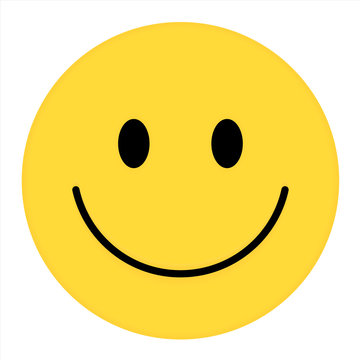
#> input picture image.jpg, 360 x 360 px, found by its file name
$ python process.py
#> lines starting #> are read from the running program, lines starting #| are printed output that depends on the picture; after the words box and inside, x2 and y2 are one past the last pixel; in counts of white or black regions, pixels touching at a corner belong together
import numpy as np
import cv2 as cv
from matplotlib import pyplot as plt

# Read the image and detect edges
image = cv.imread('/images/image.jpg')
#> image is the input picture: shape (360, 360, 3); mean B, G, R 131.9, 224.3, 245.8
gray = cv.cvtColor(image, cv.COLOR_BGR2GRAY)
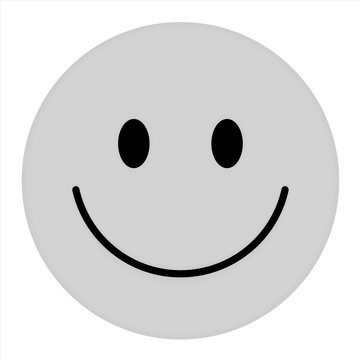
#> gray: shape (360, 360); min 0, max 255, mean 220.3

# Apply Gaussian blur to reduce noise
blurred = cv.GaussianBlur(gray, (5, 5), 0)

# Use adaptive thresholding instead of Canny edge detection
edges = cv.adaptiveThreshold(blurred, 255, cv.ADAPTIVE_THRESH_GAUSSIAN_C, cv.THRESH_BINARY_INV, 11, 9)
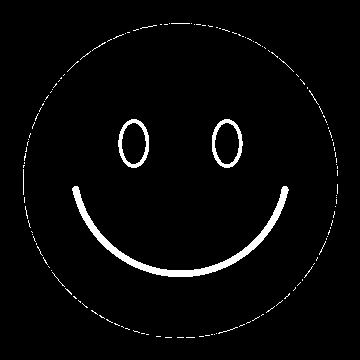
#> edges: shape (360, 360); 2.8% white; 134 white regions (129 under 20 px)

# Find contours
contours, _ = cv.findContours(edges, cv.RETR_EXTERNAL, cv.CHAIN_APPROX_SIMPLE)
#> contours = 134 contours, 131 with area under 20; largest, box (x1, y1, x2, y2) and area: (72, 186, 289, 277) 1753, (118, 119, 149, 168) 1138, (212, 119, 243, 168) 1136

# Extract waypoints
waypoints = []
for contour in contours:
    # Option 1: Sample points along the contour
    epsilon = 0.001 * cv.arcLength(contour, True)
    approx = cv.approxPolyDP(contour, epsilon, True)
    waypoints.extend(approx.reshape(-1, 2))
#> this loop made 134 passes
#> (epsilon, approx) on passes 1 to 11: (0.016, [[186, 337], [194, 337]]), (0.012, [[177, 337], [183, 337]]), (0.012, [[165, 337], [171, 337]]), (0.008, [[199, 336], [203, 336]]), (0.008, [[156, 336], [160, 336]]), (0.008, [[205, 335], [209, 335]]), (0, [[214, 334]]), (0.002, [[211, 334], [212, 334]]), (0.004, [[146, 334], [148, 334]]), (0, [[216, 333]]), (0.006, [[141, 333], [144, 333]])
#> epsilon on passes 12, 13, 14, 16, 17, 18: 0.0137, 0.00883, 0.043, 0.0117, 0.0117, 0.00966
#> after the loop, waypoints = 848 pairs, first value 23 to 337, second value 23 to 337

# Create a figure and axis
fig, ax = plt.subplots(figsize=(10, 8))

# Plot the original image
ax.imshow(cv.cvtColor(image, cv.COLOR_BGR2RGB), alpha=0.5)

# Plot contours
# contour = ax.contour(edges, levels=10, colors='blue', alpha=0.7)
# ax.clabel(contour, inline=True, fontsize=8)

# Plot waypoints
x, y = zip(*waypoints)
#> x = 848 values, max 337 at index 401, min 23 at index 405, mean 180.8; y = 848 values, max 337 at index 0, min 23 at index 844, mean 181.6
ax.scatter(x, y, c='red', s=20, marker='o', label='Waypoints')

# Customize the plot
ax.set_title('Contours and Waypoints Visualization')
ax.set_xlabel('X Coordinate')
ax.set_ylabel('Y Coordinate')
ax.legend()

# plt.colorbar(contour, label='Edge Intensity')
# plt.grid(True)
plt.show()
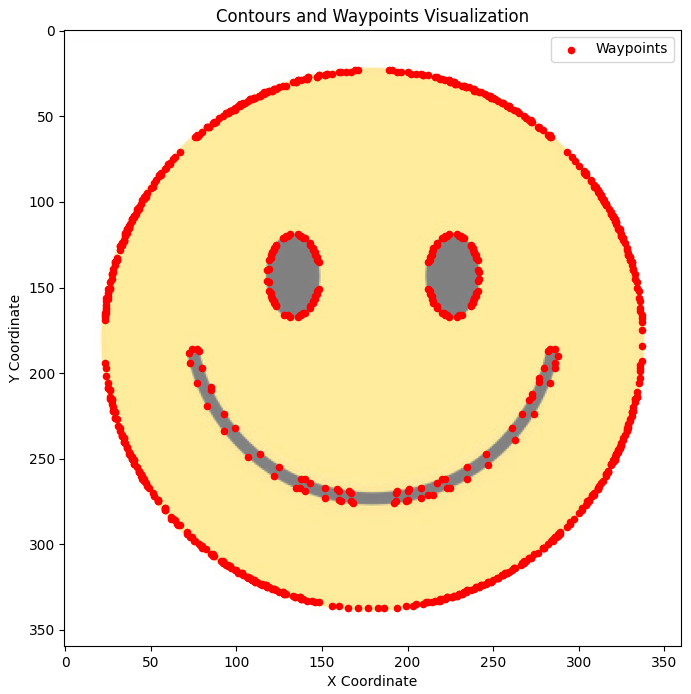
#> figure drawn by matplotlib, 1 panel
